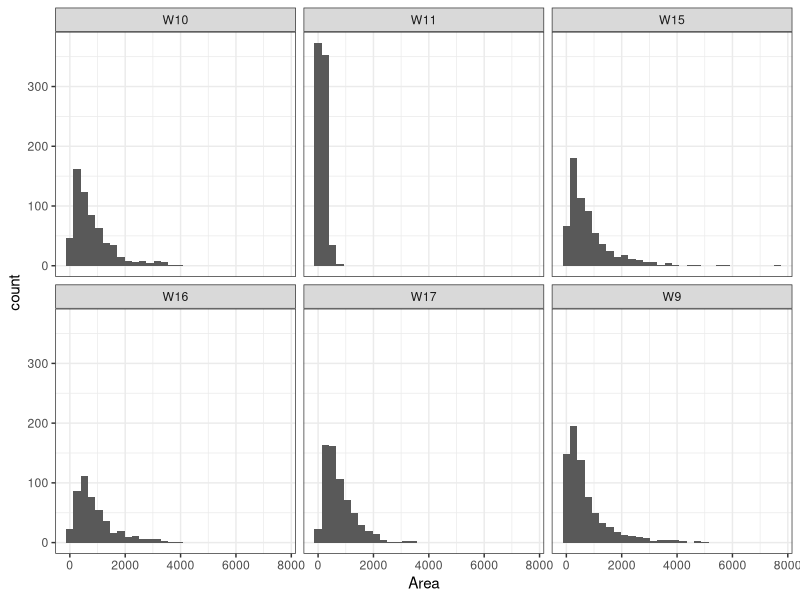
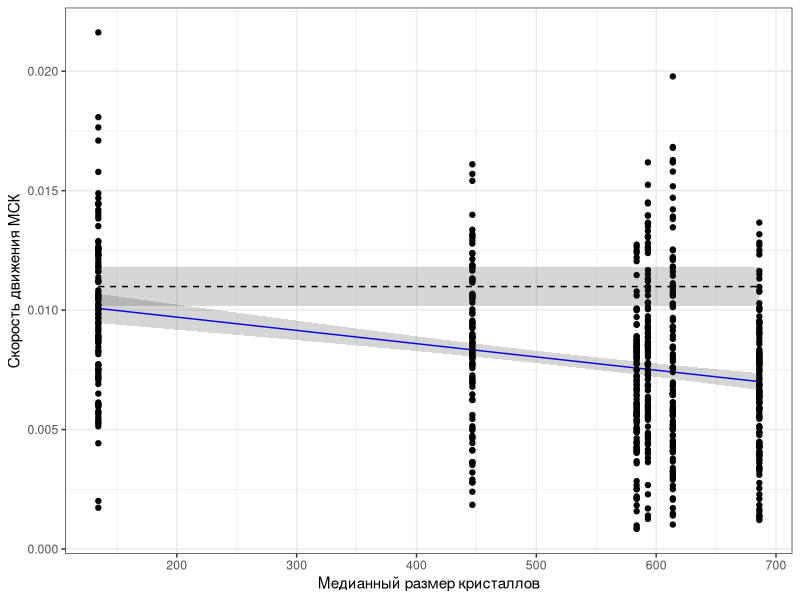

Write the R code that produced these figures, in order.
## ---- chunk 1
library(knitr)
opts_chunk$set(echo = FALSE, warning = FALSE, message = FALSE)
## ---- chunk 2
library(readxl)
library(ggplot2)
library(dplyr)
library(magrittr)
library(broom)
library(flextable)

## ---- chunk 3

speed <- read_excel("Data/cell_mov_speed.xlsx", sheet = "tidy_data")
area <- read_excel("Data/cell_mov_speed.xlsx", sheet = "cristal_area")

area_summ <- 
area  %>% 
  group_by(Well) %>% 
  summarise(Median_area = median(Area), 
            Mean_area = mean(Area),   
            SD = sd(Area),  
            CV = SD/Mean_area)

all_data <- 
merge(area_summ, speed)


theme_set(theme_bw())
## ---- chunk 4
ggplot(area, aes(x = Area)) +
  geom_histogram() +
  facet_wrap(~ Well)
## ---- chunk 5
Model <- lm(Velocity ~ Median_area + CV , data = all_data)

Model_summary <- tidy(Model)

## ---- chunk 6
ft <- flextable(Model_summary)


column_name <- c(
  "Параметр",
  "Оценка",
  "SE",
  "t критерий",
  "p"
)

ft <-
ft %>% 
set_header_labels(values = column_name) %>% 
  set_caption(caption = "Таблица 1. Параметры подобранной линейной модели")

ft %<>% 
  colformat_double(i = c(1, 2,3), j = c(2, 3, 4), digits = 2) %>% 
  colformat_double(i = c(1, 2,3), j = c(5), digits = 4) %>% 
  width(j = c(1, 2,3, 4, 5), width = 3, unit = "cm")

ft
## ---- chunk 7
cont <- read_excel("Data/cell_mov_speed.xlsx", sheet = "Control")

My_Data <- data.frame(
  Median_area = seq(min(all_data$Median_area), max(all_data$Median_area), length.out = 100),
  CV = mean(all_data$CV))

predicted_values <- predict(Model, newdata = My_Data, se.fit = TRUE)

My_Data$Predicted <- predicted_values$fit 

My_Data$SE <- predicted_values$se.fit

t_crit <- qt(p = 0.975, df = Model$df.residual) 



Model_control <- lm(Velocity ~ 1, data = cont)

t_crit_cont <- qt(p = 0.975, df = Model_control$df.residual)

My_Data$Control <- mean(cont$Velocity)
My_Data$SE_Control <- sd(cont$Velocity)/sqrt(nrow(cont))

Pl_Vel <- 
ggplot(My_Data, aes(x = Median_area)) +
  geom_line(aes(y = Predicted), color = "blue") +
  geom_ribbon(aes(ymin = Predicted - t_crit*SE, ymax = Predicted + t_crit*SE), alpha = 0.2) +
  geom_point(data = all_data, aes(y = Velocity)) +
  geom_ribbon(aes(ymin = Control - t_crit_cont*SE_Control, ymax = Control + t_crit_cont*SE_Control ), alpha = 0.2) +
  geom_line(aes(y = Control), linetype = 2) +
  labs(x = "Медианный размер кристаллов", y = "Скорость движения МСК")


## ---- chunk 8

Pl_Vel
